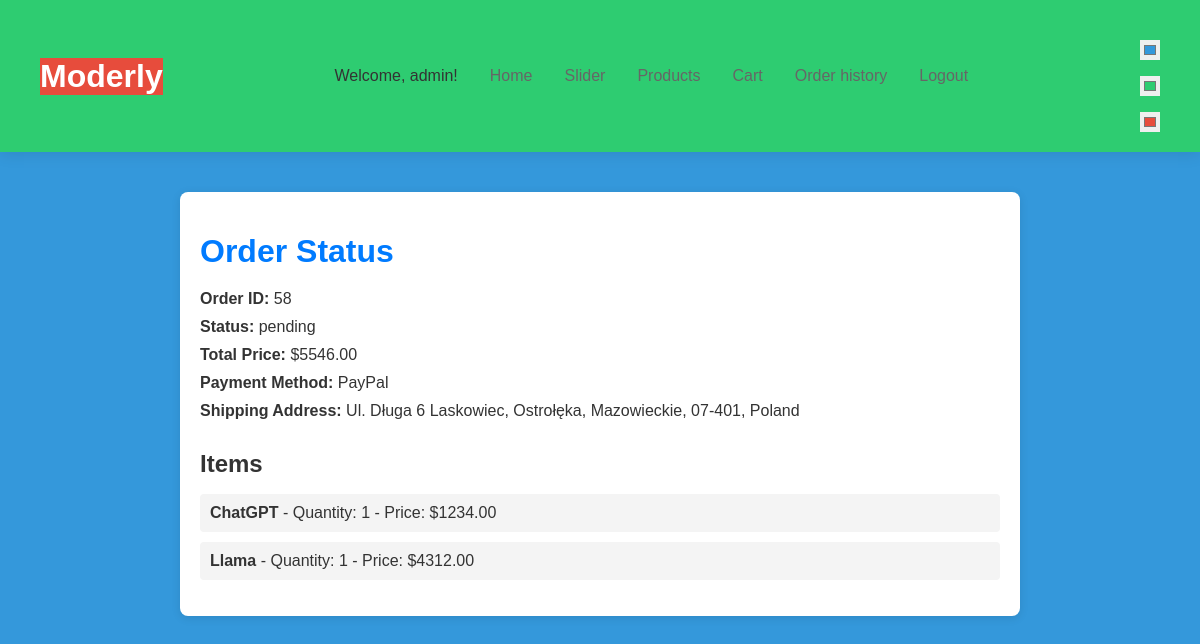
The page /cart/order_status/58/ (signed in) on the database its author committed.
### users/models.py (models this page shows, shortened)
class CustomUser(AbstractUser):
    is_moderator = models.BooleanField(default=False)
    is_admin = models.BooleanField(default=False)
    category = models.CharField(max_length=255, blank=True)
    ranking = models.PositiveIntegerField(default=0)
    street_address = models.CharField(max_length=255, blank=True)
    city = models.CharField(max_length=100, blank=True)
    state = models.CharField(max_length=100, blank=True)
    postal_code = models.CharField(max_length=20, blank=True)
    country = models.CharField(max_length=100, blank=True)

### cart/models.py (models this page shows, shortened)
class Order(models.Model):
    STATUS_CHOICES = [
        ('pending', 'Pending'),
        ('paid', 'Paid'),
        ('shipped', 'Shipped'),
        ('completed', 'Completed'),
        ('cancelled', 'Cancelled'),
    ]
    payment_method = models.CharField(max_length=20, choices=[('credit_card', 'Credit Card'), ('paypal', 'PayPal')], default='credit_card')
    created_at = models.DateTimeField(auto_now_add=True)
    status = models.CharField(max_length=10, choices=STATUS_CHOICES, default='pending')
    shipping_address = models.TextField()
    total_price = models.DecimalField(max_digits=10, decimal_places=2)
    user = models.ForeignKey(CustomUser, on_delete=models.CASCADE, related_name='orders')

class OrderItem(models.Model):
    order = models.ForeignKey(Order, on_delete=models.CASCADE, related_name='items')
    product = models.ForeignKey(Product, on_delete=models.CASCADE)
    quantity = models.PositiveIntegerField(default=1)
    price = models.DecimalField(max_digits=10, decimal_places=2)

### products/models.py (models this page shows, shortened)
class Product(models.Model):
    name = models.CharField(max_length=255)
    price = models.DecimalField(max_digits=10, decimal_places=2)
    description = models.TextField()
    photo = models.ImageField(upload_to='products/')
    category = models.ForeignKey(Category, on_delete=models.CASCADE, related_name='products')
    created_by = models.ForeignKey(CustomUser, on_delete=models.CASCADE, related_name='products')
    reported_by = models.ManyToManyField(CustomUser, related_name='reported_products', blank=True)
    approved = models.BooleanField(default=False)

### cart/views.py (the view)
# urls.py: path('order_status/<int:order_id>/', views.order_status, name='order_status'),
@login_required
def order_status(request, order_id):
    order = get_object_or_404(Order, id=order_id, user=request.user)
    return render(request, 'orders/order_status.html', {'order': order})

### base/context_processors.py (called while the page is built)
def current_user(request):
    return {
        'current_user': request.user if request.user.is_authenticated else None
    }

### templates/orders/order_status.html (shortened to what this page needs)
<!DOCTYPE html>
<html lang="en">
<head>
</head>
<body>
    {% include 'header.html' %}
    <div class="container">
        <h1>Order Status</h1>
        <p><strong>Order ID:</strong> {{ order.id }}</p>
        <p><strong>Status:</strong> {{ order.status }}</p>
        <p><strong>Total Price:</strong> ${{ order.total_price }}</p>
        <p><strong>Payment Method:</strong> {{ order.get_payment_method_display }}</p>
        <p><strong>Shipping Address:</strong> {{ order.shipping_address }}</p>
        <h2>Items</h2>
        <ul>
            {% for item in order.items.all %}
            <li class="item">
                <strong>{{ item.product.name }}</strong> - Quantity: {{ item.quantity }} - Price: ${{ item.price }}
            </li>
            {% endfor %}
        </ul>
    </div>
</body>
</html>

### templates/header.html (shortened to what this page needs)
{% load static %}
<link rel="stylesheet" type="text/css" href="{% static 'styles.css' %}">
<header class="header">
<h1 class="site-title">Moderly</h1>
<nav class="navbar">
  <ul class="nav-list">
    {% if current_user %}
      <li>Welcome, <span>{{ current_user.username }}</span>!</li>
    {% endif %}
    <li><a href="{% url 'home' %}">Home</a></li>
    <li><a href="{% url 'slider' %}">Slider</a></li>
    <li><a href="{% url 'product_list' %}">Products</a></li>
    {% if current_user %}
        <li><a href="{% url 'view_cart' %}">Cart</a></li>
        <li><a href="{% url 'order_history' %}">Order history</a></li>
        <li><a href="{% url 'logout' %}">Logout</a></li>
    {% else %}
        <li><a href="{% url 'login' %}">Login</a></li>
    {% endif %}
  </ul>
</nav>
<div class="color-picker">
<input type="color" id="primary-color" name="primary-color" value="#3498db">
<input type="color" id="secondary-color" name="secondary-color" value="#2ecc71">
<input type="color" id="tertiary-color" name="tertiary-color" value="#e74c3c">
</div>
</header>

### static/styles.css (style rules this page uses)
:root { --primary-color: #3498db; --secondary-color: #2ecc71; --tertiary-color: #e74c3c; --text-color: #ffffff; }
body { font-family: Arial, sans-serif; margin: 0; padding: 0; background: var(--primary-color); }
.header { display: flex; justify-content: space-between; align-items: center; padding: 20px 40px; background-color: var(--secondary-color); box-shadow: 0 2px 15px rgba(0, 0, 0, 0.1); }
.site-title { font-size: 2rem; color: var(--text-color); background-color: var(--tertiary-color); }
.navbar { display: flex; }
.nav-list { display: flex; list-style: none; gap: 2rem; }
.nav-list a { text-decoration: none; color: #666; }
.color-picker { display: flex; flex-direction: column; gap: 1rem; align-items: flex-start; margin-top: 20px; }
.color-picker input[type="color"] { border: none; width: 20px; height: 20px; cursor: pointer; }

### templates/orders/order_status.html (style rules this page uses)
body { background-color: #f8f9fa; color: #333; margin: 0; padding: 0; }
.container { max-width: 800px; margin: 40px auto; padding: 20px; background: #fff; box-shadow: 0 2px 10px rgba(0, 0, 0, 0.1); border-radius: 8px; }
h1 { font-size: 2rem; color: #007bff; margin-bottom: 20px; }
p { font-size: 1rem; margin: 10px 0; }
h2 { font-size: 1.5rem; color: #333; margin-top: 30px; margin-bottom: 10px; }
ul { list-style: none; padding: 0; }
.item { background: #f4f4f4; margin: 10px 0; padding: 10px; border-radius: 4px; }

### rows shown on the page
CustomUser: username "admin"
Order: id "58", status "pending", total_price "5546.00", payment_method "PayPal", shipping_address "Ul. Długa 6 Laskowiec, Ostrołęka, Mazowieckie, 07-401, Poland"
OrderItem: product.name "ChatGPT", quantity "1", price "1234.00"
OrderItem: product.name "Llama", quantity "1", price "4312.00"
